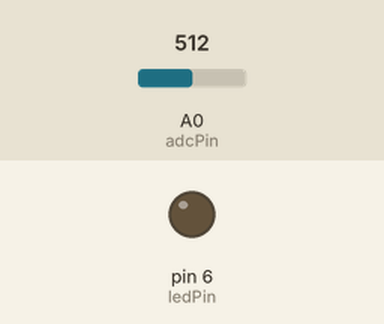
Bench run of a sketch on a simulated Arduino Uno, built with avr-gcc and run on an emulated ATmega328P. Parts: output pins drawn as LEDs (lit = HIGH). Inputs (shaded band) come from the test bench; at power-on: A0 (adcPin) = 512.

Above: at 1.2 s.
1.3 s: A0 (adcPin) set to 524
At 1.7 s:
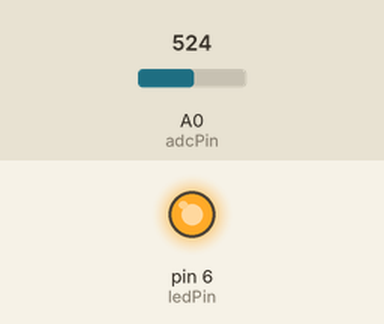
2.8 s: A0 (adcPin) set to 511
At 4.0 s:
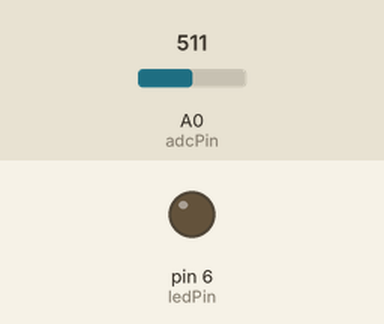
4.3 s: A0 (adcPin) set to 716
At 5.4 s:
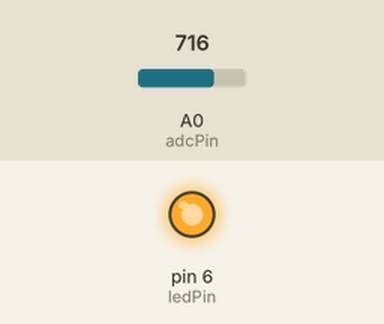
Timing chart, 0 to 7.3 s (numbered marks = the images above; inputs shaded):
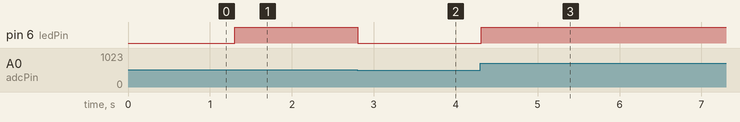

The sketch:

adc_intensity_led_pot.ino
```cpp
const int ledPin = 6;   // PD6 → Arduino digital pin 6
const int adcPin = A0;  // ADC0 → Arduino analog pin A0

void setup() {
  pinMode(ledPin, OUTPUT);   // LED pin as output
}

void loop() {
  int adc_value = analogRead(adcPin);  // 10-bit ADC value (0–1023)

  // Check if ADC value is above 50% threshold (~512)
  if (adc_value > 512) {
    digitalWrite(ledPin, HIGH);  // Turn LED ON
  } else {
    digitalWrite(ledPin, LOW);   // Turn LED OFF
  }

  delay(50);  // Small delay for stability
}
```

Measured:
- the behaviour switches between 512 and 513 on A0 (adcPin) (found by bisection; images 0 and 1)
- after the input at 1.3 s, pin 6 (ledPin): LOW → HIGH at once
- after the input at 2.8 s, pin 6 (ledPin): HIGH → LOW at once
- after the input at 4.3 s, pin 6 (ledPin): LOW → HIGH at once
